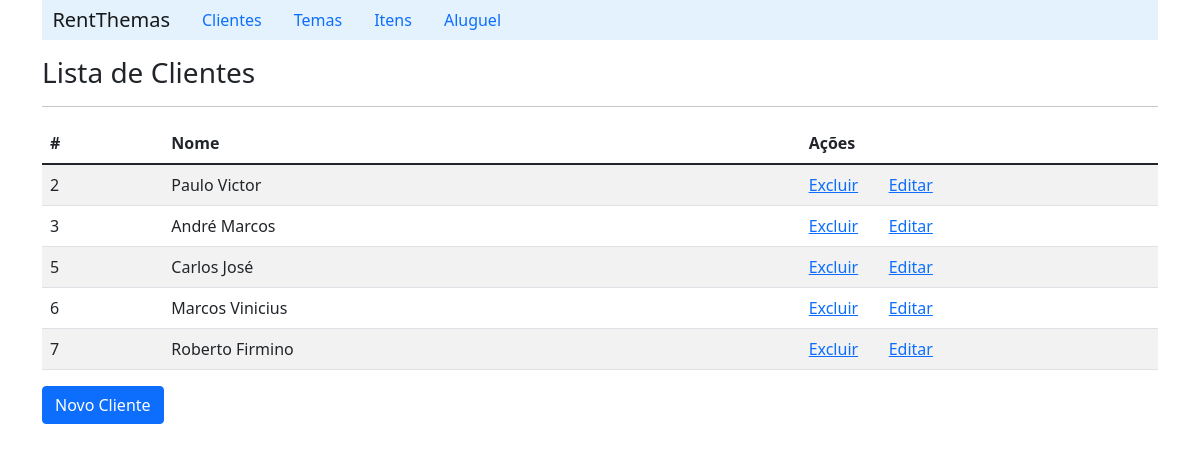
Screenshot of /listClient/ with the database file from the repository.
### rent/models.py (models this page shows, shortened)
class Client(models.Model):
    name = models.CharField(max_length=60, blank=False)
    email = models.CharField(max_length=60, blank=True)

### rent/views.py (the view)
# urls.py: path('listClient/', ClientViews.listClient),
    def listClient(request):
        clients_list = Client.objects.all()
        context = {'clients_list': clients_list}
        return render(request, 'client/listClient.html', context)

### rent/templates/client/listClient.html (shortened to what this page needs)
{% extends "index.html" %}
    {% block content %}
        <h3>Lista de Clientes</h3>
        <hr>
        <table class="table table-striped">
            {% if clients_list %}
                <thead>
                    <tr>
                        <th scope="col">#</th>
                        <th scope="col">Nome</th>
                        <th scope="col">Ações</th>
                        <th scope="col"></th>
                    </tr>
                </thead>
                {% for client in clients_list%}
                    <tr>
                        <td>{{client.id}}</td>
                        <td>{{client.name}}</td>
                        <td width='80'><a href="/deleteClient/{{client.id}}">Excluir</a></td>
                        <td><a href="/detailClient/{{client.id}}">Editar</a></td>
                    </tr>
                {% endfor %}
            {% else %}
                <p>Nenhum cliente cadastrado!!</p>
            {%endif%}
        </table>
        <a  class="btn btn-primary" href="/formClient">Novo Cliente</a>
    {% endblock %}

### rows the page displays
Client: id "2", name "Paulo Victor"
Client: id "3", name "André Marcos"
Client: id "5", name "Carlos José"
Client: id "6", name "Marcos Vinicius"
Client: id "7", name "Roberto Firmino"
